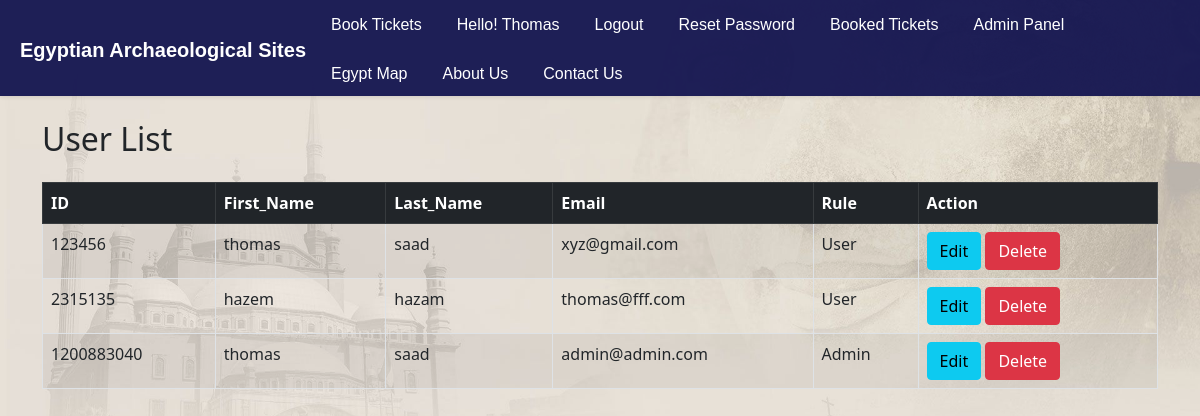
The page /admin.php (signed in) on the database its author committed.
### tables this page shows
CREATE TABLE `users` (
  `first_name` varchar(100) NOT NULL,
  `last_name` varchar(100) NOT NULL,
  `email` varchar(50) NOT NULL,
  `password` varchar(255) NOT NULL,
  `ID` bigint NOT NULL,
  `rule` tinyint(1) NOT NULL DEFAULT '0',
  PRIMARY KEY (`ID`)
);

### Database/conn.php (called while the page is built)
<?php
require_once 'crud.php';
    $host = 'localhost';
    $db = 'arch-egypt';
    $user = 'root';
    $pass = 'root';
    $charset = 'utf8';
    $dsn = "mysql:host=$host;dbname=$db;charset=$charset";
    try {
        $pdo = new PDO($dsn, $user, $pass);
    } catch (PDOException $th) {
        throw new PDOException($th->getMessage(), (int)$th->getCode());
    }
    $crud = new crud($pdo);
?>

### Database/crud.php (called while the page is built, shortened)
<?php
class crud
{
    private $db;
    function __construct($conn)
    {
        $this->db = $conn;
    }
    public function getusers()
    {
        try {
            $sql = "SELECT * FROM users";
            $stmt = $this->db->prepare($sql);
            $stmt->execute();
            return $stmt;
        } catch (\Throwable $th) {
            return false;
        }
    }
}

### admin.php (the view, shortened to what this page needs)
<?php
require_once 'include/header.php';
require_once 'Database/conn.php';
?>
<link href="https://cdn.jsdelivr.net/npm/bootstrap@5.0.2/dist/css/bootstrap.min.css" rel="stylesheet">
<div class="container mt-4">
    <h2 class="mb-4">User List</h2>
    <table class="table table-bordered table-striped">
        <thead class="table-dark">
            <tr>
                <th>ID</th>
                <th>First_Name</th>
                <th>Last_Name</th>
                <th>Email</th>
                <th>Rule</th>
                <th>Action</th>
            </tr>
        </thead>
        <tbody>
            <?php
            $stmt = $crud->getusers();
            if ($stmt) {
                while ($row = $stmt->fetch(PDO::FETCH_ASSOC)): ?>
                    <tr>
                        <td><?= htmlspecialchars($row['ID']) ?></td>
                        <td><?= htmlspecialchars($row['first_name']) ?></td>
                        <td><?= htmlspecialchars($row['last_name']) ?></td>
                        <td><?= htmlspecialchars($row['email']) ?></td>
                        <td><?= ($row['rule'] == 0) ? "User" : "Admin"; ?></td>
                        <td><a class="btn btn-info" href="edit.php?id=<?php echo $row['ID'];?>">Edit</a>
                        <a class="btn btn-danger" href="delete.php?id=<?php echo $row['ID'];?>">Delete</a></td>
                    </tr>
            <?php endwhile;
            } else {
                echo "Error retrieving users.";
            }
            ?>
        </tbody>
    </table>
</div>
</body>
</html>

### admin.php (style rules this page uses)
body { background-image: url('background.jpg'); background-size: cover; background-position: center; background-repeat: no-repeat; background-attachment: fixed; }

### rows shown on the page
users: ID "123456", first_name "thomas", last_name "saad", email "xyz@gmail.com", rule "User"
users: ID "2315135", first_name "hazem", last_name "hazam", email "thomas@fff.com", rule "User"
users: ID "1200883040", first_name "thomas", last_name "saad", email "admin@admin.com", rule "Admin"

### other values the page prints
$_SESSION['fname'] "Thomas"
